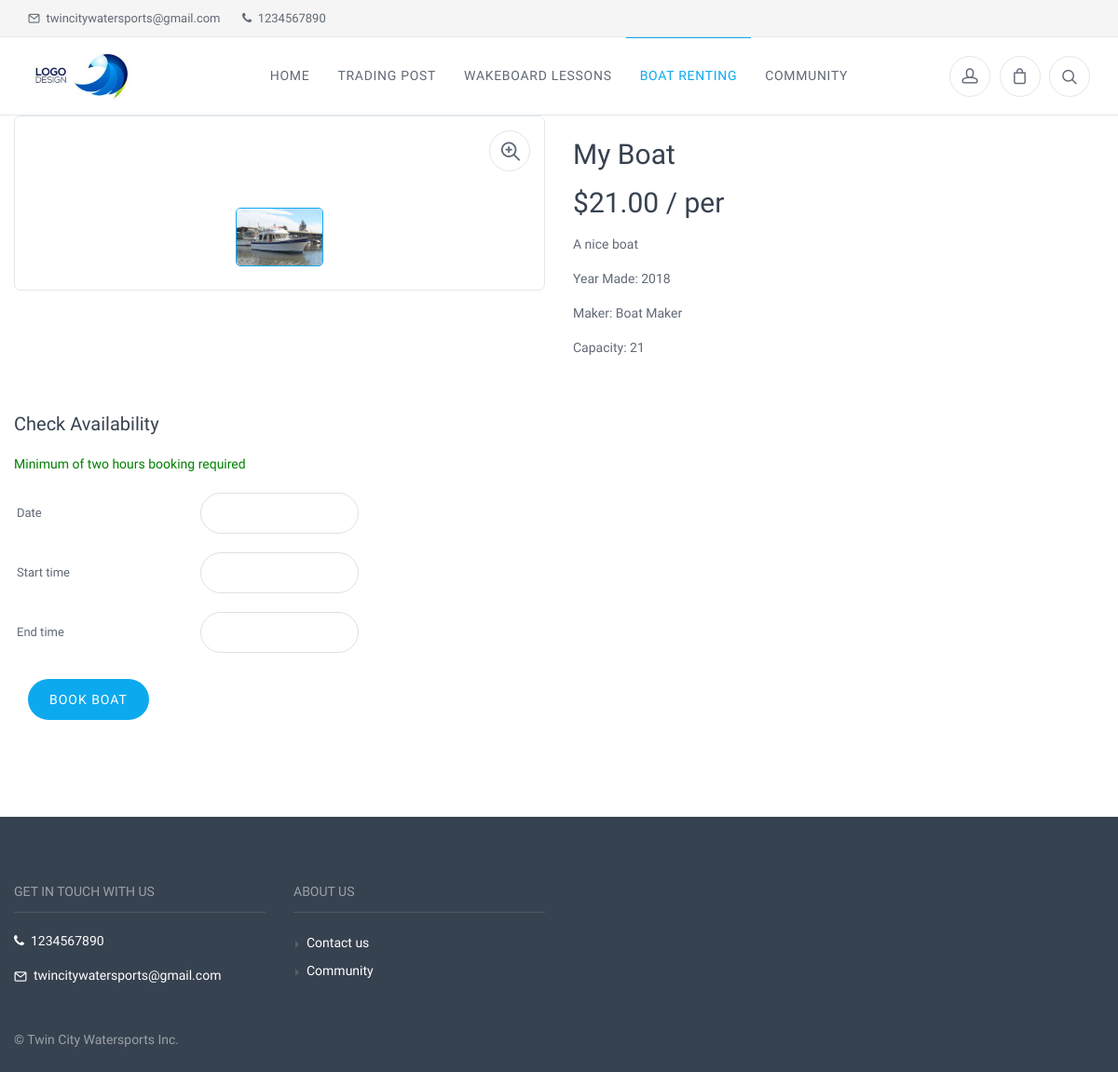
The app's page /boat_rental/view_boat/123bBrWHd with its own data.
### tables this page shows
CREATE TABLE `boat_pics` (
  `id` int(11) NOT NULL,
  `boat_rental_id` int(11) NOT NULL,
  `picture_name` varchar(60) NOT NULL,
  `priority` int(11) NOT NULL
);

CREATE TABLE `boat_rental` (
  `id` int(11) NOT NULL,
  `boat_name` varchar(255) NOT NULL,
  `boat_description` varchar(255) NOT NULL,
  `boat_capacity` varchar(255) NOT NULL,
  `year_made` varchar(255) NOT NULL,
  `boat_rental_fee` decimal(7,2) NOT NULL,
  `boat_url` varchar(255) NOT NULL,
  `status` int(1) NOT NULL,
  `make` varchar(255) NOT NULL
);

### application/modules/templates/controllers/Templates.php (called while the page is built, shortened)
<?php
class Templates extends MX_Controller {
  function _draw_top_nav_bar() {
    $mysql_query = "SELECT * FROM admin_info WHERE id = 1";
    $admin = $this->db->query($mysql_query)->row();
    $logo_name = $admin->logo_name;
    $data['logo_path'] = base_url().'/media/logos/'.$logo_name;
    $this->load->view('top_nav', $data);
  }
  function public_bootstrap($data) {
    if (!isset($data['view_module'])) {
      $data['view_module'] = $this->uri->segment(1);
    }
    $this->load->module('site_security');
    $this->load->module('site_settings');
    $data['customer_id'] = $this->site_security->_get_user_id();
    $data['our_company'] = $this->site_settings->_get_our_company_name();
    $this->load->view('public_bootstrap', $data);
  }
}

### application/modules/boat_rental/controllers/Boat_rental.php (called while the page is built, shortened)
<?php
class Boat_rental extends MX_Controller {
  function view_boat($boat_url) {
    $boat_rental_id = $this->get_where_custom("boat_url", $boat_url)->row(0)->id;
    $data_from_db = $this->fetch_data_from_db($boat_rental_id);
    $pics_query = $this->boat_pics->get_where_custom("boat_rental_id", $boat_rental_id);
    $boat_date_data = $this->get_date_from_session();
    $data['boat_date'] = $boat_date_data['boat_date'];
    $data['boat_start_date'] = $boat_date_data['boat_start_date'];
    $data['boat_end_date'] = $boat_date_data['boat_end_date'];
    $data['flash'] = $this->session->flashdata('boat');
    $currency_symbol = $this->site_settings->_get_currency_symbol();
    $data['boat_rental_id'] = $boat_rental_id;
    $data['boat_name'] = $data_from_db['boat_name'];
    $data['boat_description'] = $data_from_db['boat_description'];
    $data['boat_capacity'] = $data_from_db['boat_capacity'];
    $data['boat_rental_fee'] = $data_from_db['boat_rental_fee'];
    $data['boat_make'] = $data_from_db['make'];
    $data['boat_year_made'] = $data_from_db['year_made'];
    $data['pics_query'] = $pics_query;
    $data['boat_rental_fee'] = number_format($data['boat_rental_fee'], 2);
    $data['currency_symbol'] = $currency_symbol;
    $data['view_file'] = "view_boat";
    $this->templates->public_bootstrap($data);
  }
  function get_date_from_session() {
    if ($this->session->has_userdata('boat_date')) {
      $data['boat_date'] = $this->session->userdata('boat_date');
      $this->session->unset_userdata('boat_date');
    } else {
      $data['boat_date'] = "";
    }
    if ($this->session->has_userdata('boat_start_date')) {
      $data['boat_start_date'] = $this->session->userdata('boat_start_date');
      $this->session->unset_userdata('boat_start_date');
    } else {
      $data['boat_start_date'] = "";
    }
    if ($this->session->has_userdata('boat_end_date')) {
      $data['boat_end_date'] = $this->session->userdata('boat_end_date');
      $this->session->unset_userdata('boat_end_date');
    } else {
      $data['boat_end_date'] = "";
    }
    return $data;
  }
  function fetch_data_from_db($boat_rental_id) {
    $query = $this->get_where($boat_rental_id);
    $row = $query->row();
    $data['boat_name'] = $row->boat_name;
    $data['boat_description'] = $row->boat_description;
    $data['boat_capacity'] = $row->boat_capacity;
    $data['boat_rental_fee'] = $row->boat_rental_fee;
    $data['year_made'] = $row->year_made;
    $data['make'] = $row->make;
    $data['status'] = $row->status;
    return $data;
  }
  function get_where($id) {
    $query = $this->mdl_boat_rental->get_where($id);
    return $query;
  }
  function get_where_custom($col, $value) {
    $query = $this->mdl_boat_rental->get_where_custom($col, $value);
    return $query;
  }
}

### index.php (called while the page is built, shortened)
<?php
require_once BASEPATH.'core/CodeIgniter.php';

### application/third_party/MX/Controller.php (called while the page is built, shortened)
<?php (defined('BASEPATH')) OR exit('No direct script access allowed');
class MX_Controller
{
	public function __construct()
	{
		$this->load = clone load_class('Loader');
	}
	public function __get($class)
	{
		return CI::$APP->$class;
	}
}

### application/third_party/MX/Router.php (called while the page is built, shortened)
<?php (defined('BASEPATH')) OR exit('No direct script access allowed');
require dirname(__FILE__).'/Modules.php';
class MX_Router extends CI_Router
{
	public $module;
	public function fetch_module()
	{
		return $this->module;
	}
	public function locate($segments)
	{
		$ext = $this->config->item('controller_suffix').EXT;
		list($module, $directory, $controller) = array_pad($segments, 3, NULL);
		foreach (Modules::$locations as $location => $offset)
		{
			if (is_dir($source = $location.$module.'/controllers/'))
			{
				$this->module = $module;
				if(is_file($source.ucfirst($module).$ext))
				{
					return $segments;
				}
			}
		}
	}
}

### application/third_party/MX/Modules.php (called while the page is built, shortened)
<?php (defined('BASEPATH')) OR exit('No direct script access allowed');
class Modules
{
	public static $routes, $registry, $locations;
	public static function load_file($file, $path, $type = 'other', $result = TRUE)
	{
		$file = str_replace(EXT, '', $file);
		$location = $path.$file.EXT;
		return $result;
	}
	public static function find($file, $module, $base)
	{
		$segments = explode('/', $file);
		$file = array_pop($segments);
		$file_ext = (pathinfo($file, PATHINFO_EXTENSION)) ? $file : $file.EXT;
		$path = ltrim(implode('/', $segments).'/', '/');
		$module ? $modules[$module] = $path : $modules = array();
		if ( ! empty($segments))
		{
			$modules[array_shift($segments)] = ltrim(implode('/', $segments).'/','/');
		}
		foreach (Modules::$locations as $location => $offset)
		{
			foreach($modules as $module => $subpath)
			{
				$fullpath = $location.$module.'/'.$base.$subpath;
				if ($base == 'libraries/' OR $base == 'models/')
				{
					if(is_file($fullpath.ucfirst($file_ext))) return array($fullpath, ucfirst($file));
				}
				else
				if (is_file($fullpath.$file_ext)) return array($fullpath, $file);
			}
		}
		return array(FALSE, $file);
	}
}

### application/modules/admin_info/models/Mdl_admin_info.php (called while the page is built, shortened)
<?php if ( ! defined('BASEPATH')) exit('No direct script access allowed');
class Mdl_admin_info extends CI_Model {
  function get_table() {
    $table = "admin_info";
    return $table;
  }
  function get_where($id){
    $table = $this->get_table();
    $this->db->where('id', $id);
    $query=$this->db->get($table);
    return $query;
  }
}

### application/modules/admin_info/controllers/admin_info.php (called while the page is built, shortened)
<?php
class Admin_info extends MX_Controller {
  function get_admin_info() {
    $query = $this->get_where(1);
    $data = $query->row();
    return $data;
  }
  function get_where($admin_id) {
    $query = $this->mdl_admin_info->get_where($admin_id);
    return $query;
  }
}

### application/modules/boat_rental/models/Mdl_boat_rental.php (called while the page is built, shortened)
<?php if ( ! defined('BASEPATH')) exit('No direct script access allowed');
class Mdl_boat_rental extends CI_Model {
  function get_table() {
    $table = "boat_rental";
    return $table;
  }
  function get_where($id){
    $table = $this->get_table();
    $this->db->where('id', $id);
    $query=$this->db->get($table);
    return $query;
  }
  function get_where_custom($col, $value) {
    $table = $this->get_table();
    $this->db->where($col, $value);
    $query=$this->db->get($table);
    return $query;
  }
}

### application/modules/boat_pics/models/Mdl_boat_pics.php (called while the page is built, shortened)
<?php if ( ! defined('BASEPATH')) exit('No direct script access allowed');
class Mdl_boat_pics extends CI_Model {
  function get_table() {
    $table = "boat_pics";
    return $table;
  }
  function get_where_custom($col, $value) {
    $table = $this->get_table();
    $this->db->where($col, $value);
    $query=$this->db->get($table);
    return $query;
  }
}

### application/modules/boat_pics/controllers/Boat_pics.php (called while the page is built, shortened)
<?php
class Boat_pics extends MX_Controller {
  function get_where_custom($col, $value) {
    $query = $this->mdl_boat_pics->get_where_custom($col, $value);
    return $query;
  }
}

### application/modules/boat_rental/views/view_boat.php (the view, shortened to what this page needs)
<?php
$form_location = base_url().'boat_rental_schedules/check_availability/';
?>
<div class="container padding-bottom-3x mb-1">
  <div class="row">
    <div class="col-md-6">
      <div class="product-gallery">
        <div class="gallery-wrapper">
          <?php
          $counter = 0;
          foreach($pics_query->result() as $row) {
            $picture_name = $row->picture_name;
            $picture_location = base_url()."media/boat_rental_big_pics/".$picture_name;
            if ($counter == 0) {
              ?>
              <div class="gallery-item active"><a href="<?= $picture_location ?>" data-hash="one" data-size="1000x667"></a></div>
              <?php
            }
            $counter++;
          }
          ?>
        </div>
        <ul class="product-thumbnails">
          <?php
          $counter = 0;
          foreach($pics_query->result() as $row) {
            $picture_name = $row->picture_name;
            $picture_location = base_url()."media/boat_rental_big_pics/".$picture_name;
            if ($counter == 0) {
              ?>
              <li class="active"><a href="#one"><img src="<?= $picture_location ?>" alt="<?= $picture_name ?>"></a></li>
              <?php
            }
            $counter++;
          }
          ?>
        </ul>
      </div>
</div>
<div class="col-md-6">
  <h2 class="padding-top-1x text-normal"><?= $boat_name ?></h2>
  <span class="h2 d-block"><?= $currency_symbol.$boat_rental_fee.' / per' ?></span>
  <p><?= nl2br($boat_description) ?></p>
  <p> Year Made: <?= nl2br($boat_year_made) ?></p>
  <p> Maker: <?= nl2br($boat_make)?></p>
  <p> Capacity: <?= nl2br($boat_capacity) ?></p></br>
</div>
</div>
<div class="row">
  <div class="col-sm-6">
    <form method="post" id="checkAvailability" action="<?= $form_location ?>">
      <h4 style="margin-bottom: 20px;">Check Availability</h4>
      <p style="color: green; margin-bottom: 20px;">Minimum of two hours booking required</p>
      <div class="form-group row">
        <label class="col-4 col-form-label" for="boat_date">Date</label>
        <div class="col-4">
          <input class="form-control" type="text" name="boat_date" id="boat_date" value="<?= $boat_date ?>">
        </div>
      </div>
      <div class="form-group row">
        <label class="col-4 col-form-label" for="boat_start_date" >Start time</label>
        <div class="col-4">
          <input class="form-control" type="text" name="boat_start_date" id="boat_start_date" value="<?= $boat_start_date ?>">
        </div>
      </div>
      <div class="form-group row">
        <label class="col-4 col-form-label" for="boat_end_date">End time</label>
        <div class="col-4">
          <input class="form-control" type="text" name ="boat_end_date" id="boat_end_date" value="<?= $boat_end_date ?>">
        </div>
      </div>
      <div class="form-group">
        <div class="col-md-offset-3 col-md-4">
          <button class="btn btn-primary" type="submit" name="submit" id="boat_rental_id" value="submit">Book Boat</button>
        </div>
      </form>
    </div>
  </div>
</div>
</div>

### application/modules/templates/views/top_bar.php (shortened to what this page needs)
<?php
$admin = $this->admin_info->get_admin_info();
if (isset($admin->phone)) {
  $phone = $admin->phone;
} else {
  $phone = "";
}
if (isset($admin->email)) {
  $email = $admin->email;
} else {
  $email = "";
}
?>
<div class="topbar">
  <div class="topbar-column">
    <?php
    if ($email != "") {
      ?>
      <a class="hidden-md-down" href="mailto:<?= $email ?>">
        <i class="icon-mail"></i>&nbsp; <?= $email ?>
      </a>
      <?php
    }
    if ($phone != "") {
      ?>
      <a class="hidden-md-down" href="tel:<?= $phone ?>">
        <i class="fa fa-phone"></i>&nbsp; <?= $phone ?>
      </a>
      <?php
    }
      ?>
  </div>
  <div class="topbar-column">
  </div>
</div>

### application/modules/templates/views/footer.php (shortened to what this page needs)
<?php
$admin = $this->admin_info->get_admin_info();
if (isset($admin->phone)) {
  $phone = $admin->phone;
} else {
  $phone = "";
}
if (isset($admin->email)) {
  $email = $admin->email;
} else {
  $email = "";
}
if (isset($admin->company_name)) {
  $company_name = $admin->company_name;
} else {
  $company_name = "";
}
?>
<footer class="site-footer">
  <div class="container">
    <div class="row">
      <div class="col-lg-3 col-md-6">
        <section class="widget widget-light-skin">
          <h3 class="widget-title">Get In Touch With Us</h3>
          <?php
          if ($phone != "") {
            ?>
            <p ><a class="navi-link-light" href="tel:<?= $phone ?>"><i class="fa fa-phone"></i>&nbsp;&nbsp;<?= $phone ?></a></p>
            <?php
          }
          if ($email != "") {
            ?>
            <p><a class="navi-link-light" href="mailto:<?= $email ?>"><i class="icon-mail"></i>&nbsp;&nbsp;<?= $email ?></a></p>
            <?php
          }
            ?>
        </section>
      </div>
      <div class="col-lg-3 col-md-6">
        <section class="widget widget-links widget-light-skin">
          <h3 class="widget-title">About Us</h3>
          <ul>
            <li><a href="<?= base_url()."contactus" ?>">Contact us</a></li>
            <li><a href="<?= base_url().'blog/view_blogs' ?>">Community</a></li>
          </ul>
        </section>
      </div>
      </div>
      <?php
      if ($company_name != "") {
      ?>
      <p class="footer-copyright">© <?= $company_name ?></p>
      <?php
    }
      ?>
    </div>
  </footer>

### records on screen
boat_pics: picture_name (picture)
boat_rental: boat_name "My Boat", boat_rental_fee "21.00", boat_description "A nice boat", year_made "2018", make "Boat Maker", boat_capacity "21"

### other values on screen
$email "twincitywatersports@gmail.com"
$phone "1234567890"
$currency_symbol "$"
$company_name "Twin City Watersports Inc."
